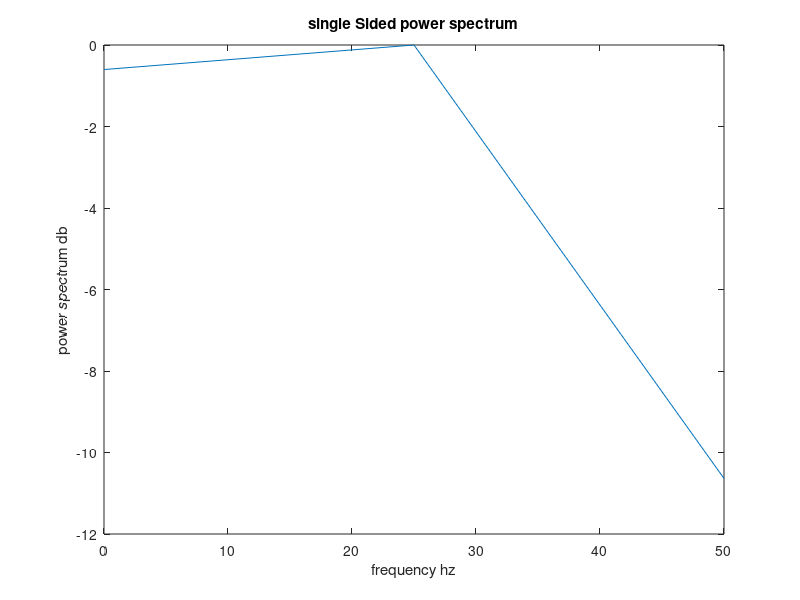

Write the MATLAB code that produced this figure.
%------------------------------
% Assigment 2, Part 1
% Meng Edge Computing
% -----------------------------
% purpose: DFT and single sided power spectrum
%
% created by: Deniz Calik 
% ID: 25321919
%
% created on 17/10/2025
%------------------------------
clc;
clear all;
close all;

% column vector because , window func also column vec
x = [-6; 5; 4; 3];
N = length(x); 

Whm=hamming(N);% window function
Xhm = x.*Whm; % applying the window function
y = fft(Xhm); % DFT result
fs = 100;

% single-sided power spectrum

% pow. spectrum formula for Pk values
Py = y.*conj(y);
Py = Py/(N^2); 

Py(2:N/2 + 1) = 2*Py(2:N/2 + 1); % doubled Pk values except P0 
Py = Py(1:N/2 +1 ); %the first half of the power spectrum (exclude mirror)
Py1 = Py / max(Py); % Normalize to the highest coefficient value
Py_db = 10*log10(Py1); % single-sided power spectrum in dB
 
%plot the power spectrum in frequency domain
f = (0:N/2) * (fs / N); % frequency bins
figure(1); % create a new figure
plot(f, Py_db); % plot the single-sided power spectrum
xlabel(' frequency hz ');
ylabel(' power spectrum db ');
title(' single Sided power spectrum ');
